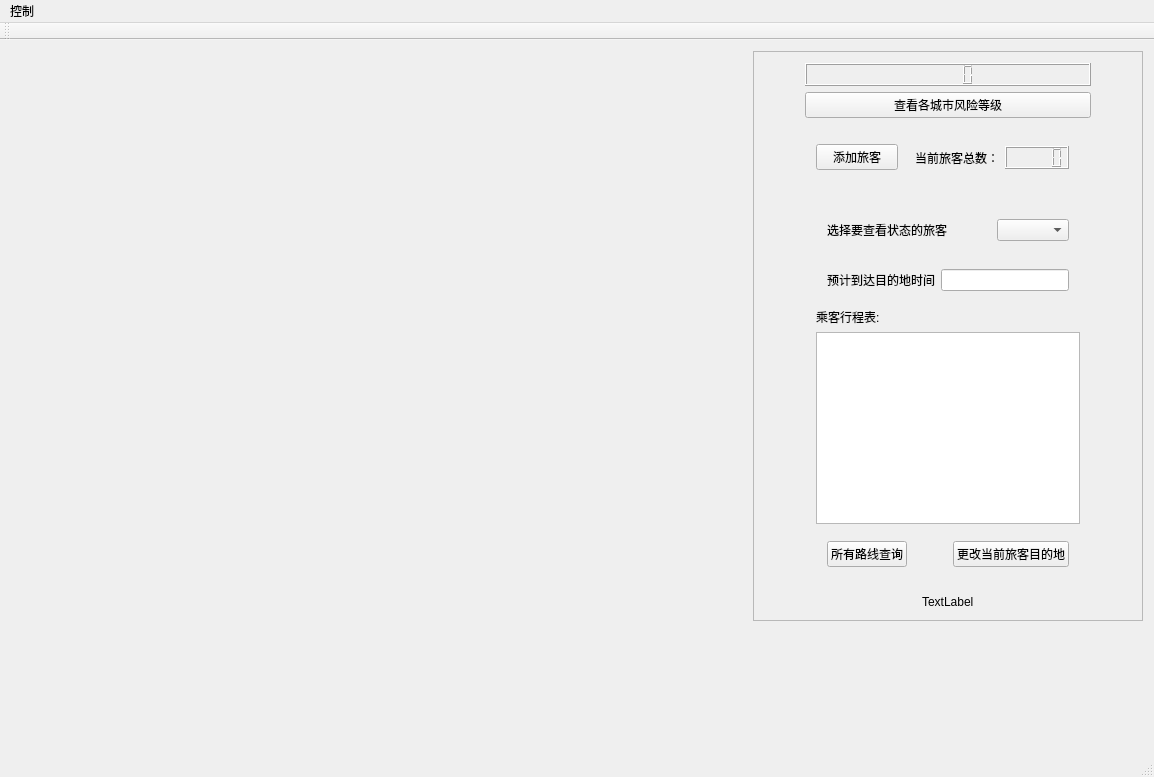
<?xml version="1.0" encoding="UTF-8"?>
<ui version="4.0">
 <class>MainWindow</class>
 <widget class="QMainWindow" name="MainWindow">
  <property name="geometry">
   <rect>
    <x>0</x>
    <y>0</y>
    <width>1154</width>
    <height>777</height>
   </rect>
  </property>
  <property name="windowTitle">
   <string>MainWindow</string>
  </property>
  <widget class="QWidget" name="centralWidget">
   <layout class="QHBoxLayout" name="horizontalLayout">
    <item>
     <spacer name="horizontalSpacer_4">
      <property name="orientation">
       <enum>Qt::Horizontal</enum>
      </property>
      <property name="sizeHint" stdset="0">
       <size>
        <width>40</width>
        <height>20</height>
       </size>
      </property>
     </spacer>
    </item>
    <item>
     <widget class="chinaMap" name="myMap" native="true">
      <property name="autoFillBackground">
       <bool>true</bool>
      </property>
     </widget>
    </item>
    <item>
     <spacer name="horizontalSpacer_5">
      <property name="orientation">
       <enum>Qt::Horizontal</enum>
      </property>
      <property name="sizeHint" stdset="0">
       <size>
        <width>40</width>
        <height>20</height>
       </size>
      </property>
     </spacer>
    </item>
    <item alignment="Qt::AlignTop">
     <widget class="QFrame" name="frame">
      <property name="frameShape">
       <enum>QFrame::StyledPanel</enum>
      </property>
      <property name="frameShadow">
       <enum>QFrame::Raised</enum>
      </property>
      <layout class="QGridLayout" name="gridLayout">
       <item row="1" column="2">
        <spacer name="horizontalSpacer_3">
         <property name="orientation">
          <enum>Qt::Horizontal</enum>
         </property>
         <property name="sizeHint" stdset="0">
          <size>
           <width>40</width>
           <height>20</height>
          </size>
         </property>
        </spacer>
       </item>
       <item row="0" column="1">
        <widget class="QLCDNumber" name="masterTimeLcd"/>
       </item>
       <item row="1" column="0">
        <spacer name="horizontalSpacer_2">
         <property name="orientation">
          <enum>Qt::Horizontal</enum>
         </property>
         <property name="sizeHint" stdset="0">
          <size>
           <width>40</width>
           <height>20</height>
          </size>
         </property>
        </spacer>
       </item>
       <item row="2" column="1" alignment="Qt::AlignTop">
        <widget class="QWidget" name="widget" native="true">
         <layout class="QHBoxLayout" name="horizontalLayout_2">
          <item>
           <widget class="QPushButton" name="addTravelerButton">
            <property name="text">
             <string>添加旅客</string>
            </property>
           </widget>
          </item>
          <item alignment="Qt::AlignVCenter">
           <widget class="QWidget" name="widget_2" native="true">
            <layout class="QHBoxLayout" name="horizontalLayout_3">
             <item>
              <widget class="QLabel" name="label">
               <property name="text">
                <string>当前旅客总数：</string>
               </property>
              </widget>
             </item>
             <item>
              <widget class="QLCDNumber" name="sumOfTravelersLcdNumber"/>
             </item>
            </layout>
           </widget>
          </item>
         </layout>
        </widget>
       </item>
       <item row="4" column="1" alignment="Qt::AlignHCenter|Qt::AlignTop">
        <widget class="QLabel" name="movieLabel">
         <property name="text">
          <string>TextLabel</string>
         </property>
        </widget>
       </item>
       <item row="1" column="1">
        <widget class="QPushButton" name="citysSecurityButton">
         <property name="text">
          <string>查看各城市风险等级</string>
         </property>
        </widget>
       </item>
       <item row="3" column="1" alignment="Qt::AlignHCenter|Qt::AlignTop">
        <widget class="QWidget" name="widget_3" native="true">
         <layout class="QVBoxLayout" name="verticalLayout_2">
          <property name="leftMargin">
           <number>11</number>
          </property>
          <property name="topMargin">
           <number>11</number>
          </property>
          <item>
           <widget class="QWidget" name="widget_4" native="true">
            <layout class="QHBoxLayout" name="horizontalLayout_4">
             <item>
              <widget class="QLabel" name="label_2">
               <property name="text">
                <string>选择要查看状态的旅客</string>
               </property>
              </widget>
             </item>
             <item>
              <spacer name="horizontalSpacer">
               <property name="orientation">
                <enum>Qt::Horizontal</enum>
               </property>
               <property name="sizeHint" stdset="0">
                <size>
                 <width>40</width>
                 <height>20</height>
                </size>
               </property>
              </spacer>
             </item>
             <item>
              <widget class="QComboBox" name="checkTravcomboBox"/>
             </item>
            </layout>
           </widget>
          </item>
          <item>
           <widget class="QWidget" name="widget_5" native="true">
            <layout class="QHBoxLayout" name="horizontalLayout_5">
             <item>
              <widget class="QLabel" name="label_3">
               <property name="text">
                <string>预计到达目的地时间</string>
               </property>
              </widget>
             </item>
             <item>
              <widget class="QLineEdit" name="expArriveTime"/>
             </item>
            </layout>
           </widget>
          </item>
          <item>
           <widget class="QLabel" name="label_4">
            <property name="text">
             <string>乘客行程表:</string>
            </property>
           </widget>
          </item>
          <item>
           <widget class="QTableView" name="tablePlanView">
            <property name="maximumSize">
             <size>
              <width>16777215</width>
              <height>16777215</height>
             </size>
            </property>
           </widget>
          </item>
          <item>
           <widget class="QWidget" name="widget_6" native="true">
            <layout class="QHBoxLayout" name="horizontalLayout_6">
             <item>
              <widget class="QPushButton" name="lookUpButton">
               <property name="text">
                <string>所有路线查询</string>
               </property>
              </widget>
             </item>
             <item>
              <spacer name="horizontalSpacer_6">
               <property name="orientation">
                <enum>Qt::Horizontal</enum>
               </property>
               <property name="sizeHint" stdset="0">
                <size>
                 <width>40</width>
                 <height>20</height>
                </size>
               </property>
              </spacer>
             </item>
             <item>
              <widget class="QPushButton" name="changeDestButton">
               <property name="text">
                <string>更改当前旅客目的地</string>
               </property>
              </widget>
             </item>
            </layout>
           </widget>
          </item>
         </layout>
        </widget>
       </item>
      </layout>
     </widget>
    </item>
   </layout>
   <zorder>frame</zorder>
   <zorder>myMap</zorder>
  </widget>
  <widget class="QMenuBar" name="menuBar">
   <property name="geometry">
    <rect>
     <x>0</x>
     <y>0</y>
     <width>1154</width>
     <height>26</height>
    </rect>
   </property>
   <widget class="QMenu" name="menu">
    <property name="title">
     <string>控制</string>
    </property>
    <addaction name="action_1h_s"/>
    <addaction name="action_1h_10s"/>
   </widget>
   <addaction name="menu"/>
  </widget>
  <widget class="QToolBar" name="mainToolBar">
   <attribute name="toolBarArea">
    <enum>TopToolBarArea</enum>
   </attribute>
   <attribute name="toolBarBreak">
    <bool>false</bool>
   </attribute>
  </widget>
  <widget class="QStatusBar" name="statusBar"/>
  <action name="action">
   <property name="text">
    <string>读取交通时刻表</string>
   </property>
  </action>
  <action name="action_1h_s">
   <property name="text">
    <string>快速1h/s</string>
   </property>
  </action>
  <action name="action_1h_10s">
   <property name="text">
    <string>慢速1h/10s</string>
   </property>
  </action>
 </widget>
 <layoutdefault spacing="6" margin="11"/>
 <customwidgets>
  <customwidget>
   <class>chinaMap</class>
   <extends>QWidget</extends>
   <header location="global">chinamap.h</header>
   <container>1</container>
  </customwidget>
 </customwidgets>
 <resources/>
 <connections/>
</ui>
